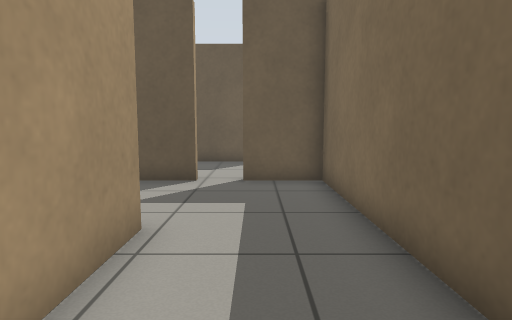
view 1 (above)

13 first-person views from a walk through a Gazebo world. The camera is 0.8 m above the floor, tilts 6° down and sees 75° across. The floor is counted in squares, 0.5 m on a side. Each view is taken from the middle of a square. On the plan, view 1 faces up. The plan holds only what a view shows up to about 16 squares ahead; the rest is blank.

view 2
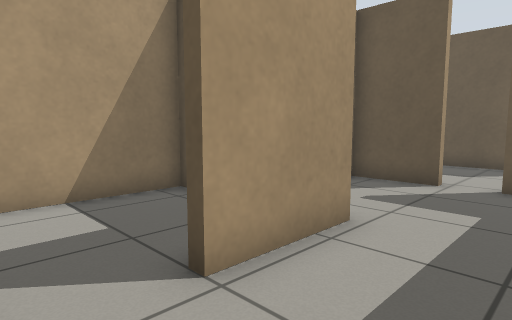

view 3
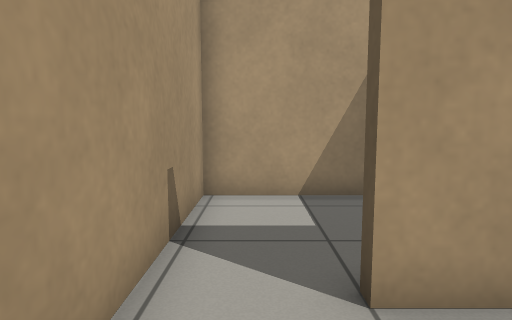

view 4
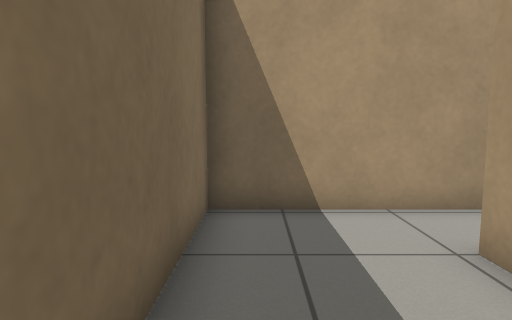

view 5
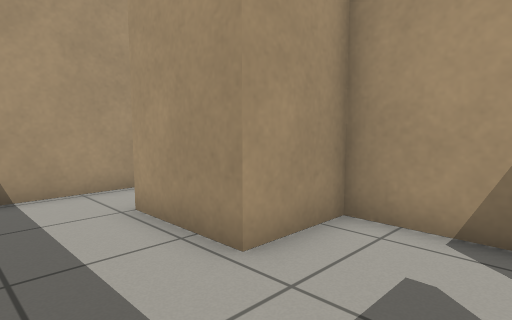

view 6
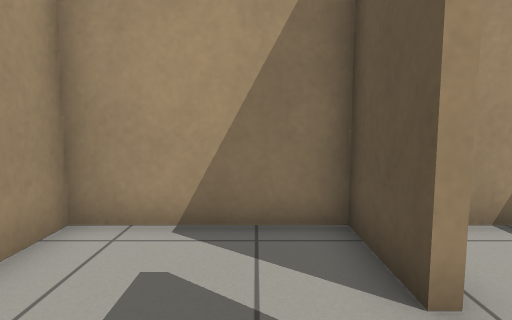

view 7
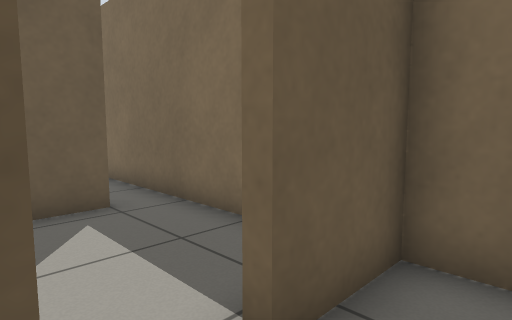

view 8
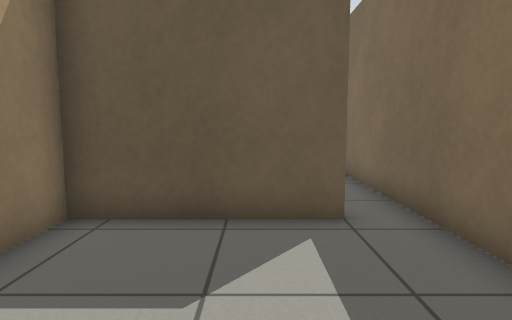

view 9
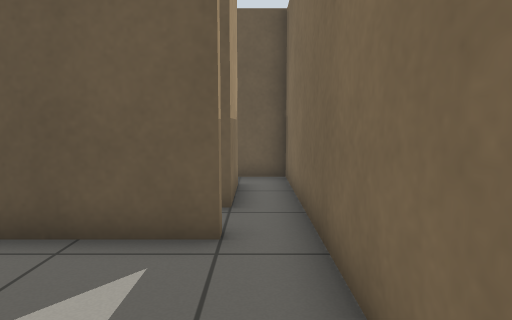

view 10
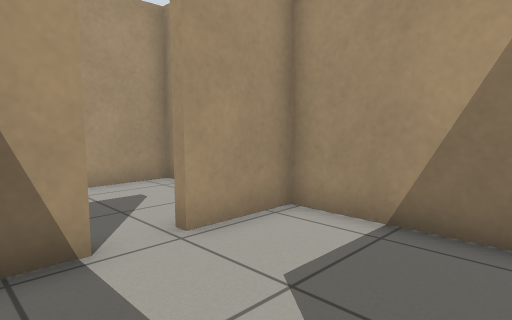

view 11
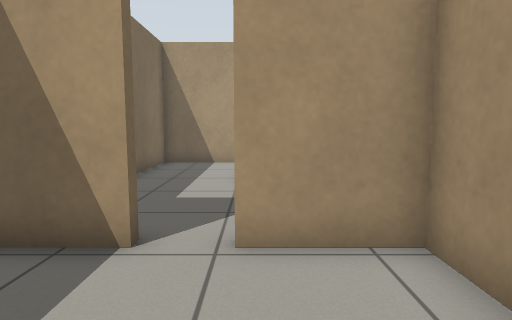

view 12
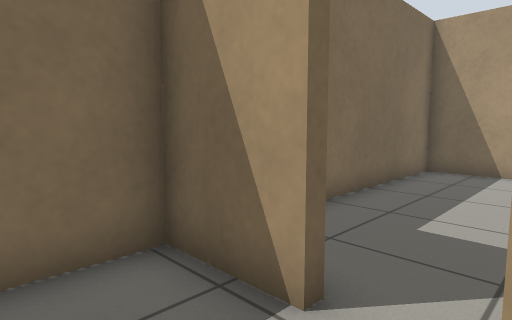

view 13
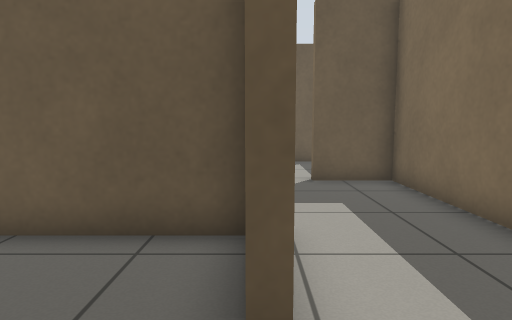

### Floor plan
Ten units are one square. View 1 is at (0, 0); x grows to the right and y downward. Boxes are objects, and circles mark ways between rooms. Rooms are numbered by the first view taken in them; rooms with no view inside come last. Other rooms are left out.
<svg viewBox="-70 -207 94 214">
<path fill="none" stroke="#000" d="M-18 -95 -42 -95 -42 -50 -18 -50 -18 -20M-16 2 19 2 19 -95 -4 -95M6 -145 -42 -145 -42 -98 -18 -98 -18 -95M-4 -95 -4 -98 19 -98 19 -202 4 -202M5 -189 5 -162M-21 -47 -65 -47 -65 2 -16 2"/>
<circle cx="-10" cy="-90" r="3" fill="#2a7"/>
<circle cx="-20" cy="-5" r="3" fill="#2a7"/>
<text x="-10" y="-50">1</text>
<text x="-10" y="-130">2</text>
<text x="-40" y="-20">3</text>
</svg>
Room 1 opens to room 2. Room 1 opens to room 3.

Where each view was taken, in squares from view 1:
view 1: 0 up, 0 right, facing up
view 2: 0 up, 1 right, facing up-left
view 3: 1 up, 1 right, facing left
view 4: 6 up, 1 right, facing down
view 5: 8 up, 1 right, facing down-left
view 6: 8 up, 1 right, facing left
view 7: 8 up, 2 left, facing up-right
view 8: 9 up, 1 left, facing up
view 9: 10 up, 1 right, facing up
view 10: 14 up, 1 right, facing down-left
view 11: 14 up, 2 left, facing down
view 12: 12 up, 2 left, facing down-right
view 13: 0 up, 2 left, facing up
